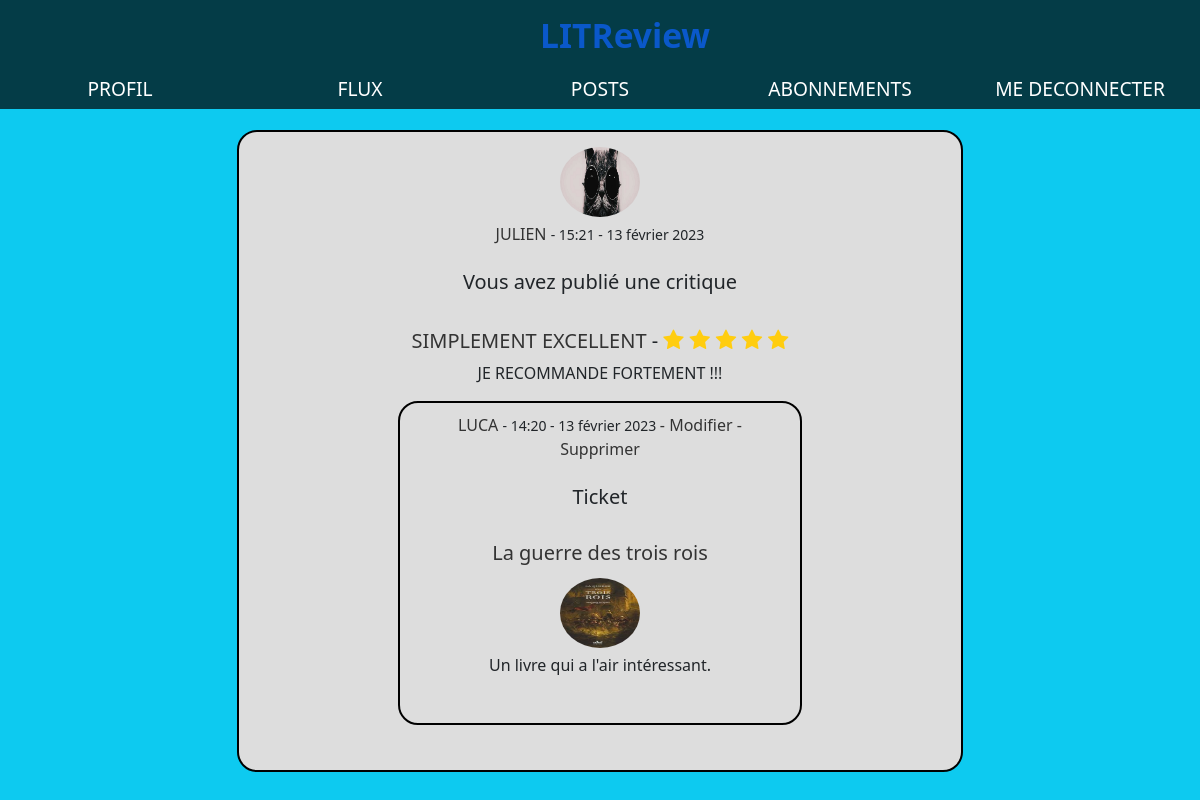
The app's page /review/12/detail (signed in) with its own data.
### critique/models.py (models this page shows, shortened)
class Review(models.Model):
    ticket = models.ForeignKey(to=Ticket, on_delete=models.CASCADE)
    rating = models.PositiveSmallIntegerField(
        validators=[MinValueValidator(0), MaxValueValidator(5)]
    )
    headline = models.CharField(max_length=128)
    body = models.CharField(max_length=8192, blank=True)
    user = models.ForeignKey(to=settings.AUTH_USER_MODEL, on_delete=models.CASCADE)
    time_created = models.DateTimeField(auto_now_add=True)

class Ticket(models.Model):
    title = models.CharField(max_length=128)
    description = models.TextField(max_length=2048, blank=True)
    image = models.ImageField(null=True, blank=True)
    time_created = models.DateTimeField(auto_now_add=True)
    user = models.ForeignKey(to=settings.AUTH_USER_MODEL, on_delete=models.CASCADE)
    has_review = models.BooleanField(default=False)
    IMAGE_MAX_SIZE = (600, 600)

### authentification/models.py (models this page shows, shortened)
class Profile(models.Model):
    user = models.OneToOneField(User, on_delete=models.CASCADE)
    image = models.ImageField(default="default.png", upload_to="profile_img")

### critique/views.py (the view)
# urls.py: path("review/<int:pk>/detail", review_detail, name="review_detail"),
@login_required
def review_detail(request, pk):
    review = get_object_or_404(Review, id=pk)
    followed_users = find_user_follows(request.user)
    context = {
        "post": review,
        "title": "Critique du livre",
        "followed_users": followed_users,
    }
    return render(request, "critique/post_detail.html", context)

### critique/complements.py (called while the page is built)
def find_user_follows(user):
    follows = UserFollow.objects.filter(user=user)
    followed_users = [follow.followed_user for follow in follows]
    return followed_users

### critique/templates/critique/post_detail.html
{% extends "base.html" %}
{% block content %}
{% if title == 'Ticket' %}
  {% include 'critique/ticket_base.html' %}
{% elif title == 'Critique du livre' %}
  {% include 'critique/review_base.html' %}
{% endif %}
{% endblock content %}

### critique/templates/critique/review_base.html (shortened to what this page needs)
<article class="form form-review">
  <img src="{{ post.user.profile.image.url }}" alt="{{ post.user.username }} profile image">
  <div>
    <div class="article">
      {% if post.user != user %}
      {% if post.user in followed_users %}
        <a href="{% url 'user_posts' post.user.id %}">{{ post.user }}</a>
      {% else %}
        <p style="display:inline">{{ post.user }}</p>
      {% endif %}
      {% else %}
        <a href="{% url 'posts' %}">{{ post.user }}</a>
      {% endif %}
      <small>{{ post.time_created|date:"- H:i - d F Y " }}</small>
    </div>
  </br><h5><span>Vous avez publié une critique</span></h5></br>
      <h5>
        <a href="{% url 'review_detail' post.id %}">{{ post.headline }}</a> -
        <p class="rating-{{ post.rating }}" id="stars">
          <i class="fa fa-star"></i>
          <i class="fa fa-star"></i>
          <i class="fa fa-star"></i>
          <i class="fa fa-star"></i>
          <i class="fa fa-star"></i>
        </p>
      </h5>
    <div class="body">
      <p>{{ post.body }}</p>
    </div>
    <article class="form form-ticket" id="ticket-closed">
        <div>
          <div>
            {% if post.ticket.user != user %}
              {% if post.ticket.user in followed_users %}
                <a href="{% url 'user_posts' post.ticket.user.id %}">{{ post.ticket.user }}</a>
              {% else %}
                <p style="display:inline">{{ post.ticket.user }}</p>
              {% endif %}
            {% else %}
              <a href="{% url 'posts' %}">{{ post.ticket.user }}</a>
            {% endif %}
            <small>{{ post.ticket.time_created|date:"- H:i - d F Y " }}</small>
            {% if post.ticket.user == user %}
              <a href="{% url 'ticket_update' post.ticket.id %}">- Modifier</a>
              <a href="{% url 'ticket_delete' post.ticket.id %}">- Supprimer</a>
            {% elif post.ticket.user not in followed_users %}
         </br><div style="display:inline">
                Vous n'êtes pas abonné à {{ post.ticket.user }}
                <a href="{% url 'subscriptions' %}"> --> S'abonner</a>
              </div>
            {% endif %}
          </div>
        </br><h5><span>Ticket</span></h5></br>
          <h5>
            <a href="{% url 'ticket_detail' post.ticket.id %}">{{ post.ticket.title }}</a>
          </h5>
          <div class="ticket-description">
            {% if post.ticket.image %}
              <img  src="{{ post.ticket.image.url }}" alt="{{ post.ticket.title }}">
            {% endif %}
            <p>{{ post.ticket.description }}</p>
          </div>
        </div>
      </article>
    </div>
  </article>

### static/css/style.css (style rules this page uses)
* { -moz-box-sizing: border-box; -webkit-box-sizing: border-box; box-sizing: border-box; }
a { color: black; text-decoration: none; }
.form { border: 2px solid #000; width: 65%; margin: 15px auto; padding: 10px; background-color: #dddddd; border-radius: 20px; text-align: center; padding: 10px 50px 30px 50px; }
.form img { padding: 5px 0 5px 0; border-radius: 100px 100px 100px 100px; height: 80px ; width: 80px ; }
.form a { margin-top: 10px; color: #333; text-decoration: none; }
#stars { font-size: 22px; color: white; display:inline; }
.rating-5 i { color: #ffcd0f; }

### records on screen
Review: user.profile.image (picture), user "JULIEN", time_created "- 15:21 - 13 février 2023", headline "SIMPLEMENT EXCELLENT", body "JE RECOMMANDE FORTEMENT !!!", ticket.user "LUCA", ticket.time_created "- 14:20 - 13 février 2023", ticket "La guerre des trois rois", ticket.image (picture), ticket.description "Un livre qui a l'air intéressant."
